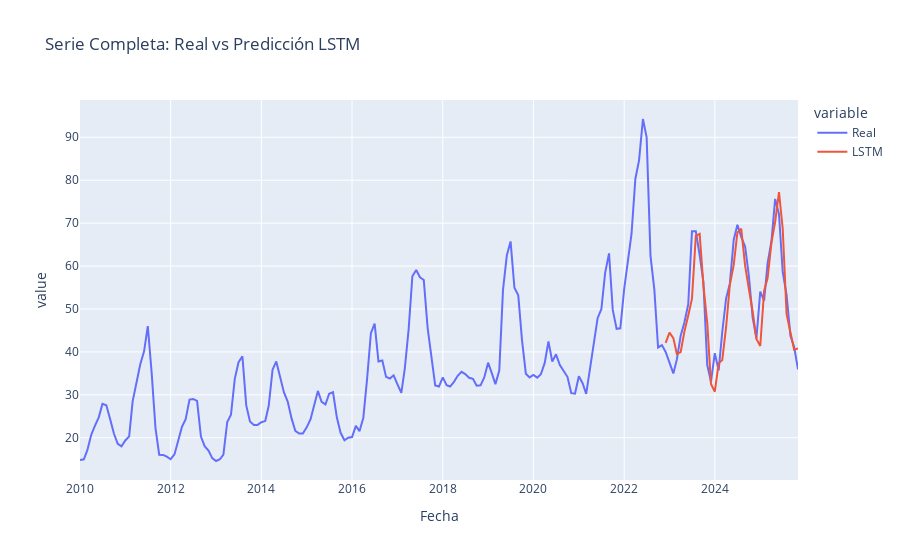

Write notebook code for a chart like this one.
### Code cell
df_plot = pd.DataFrame({
    "Fecha": serie.index,              # TODAS LAS FECHAS
    "Real": serie.values               # TODA LA SERIE REAL
})

# Agregar solo la parte del test con la predicción lstm
df_pred = pd.DataFrame({
    "Fecha": serie.index[-len(pred_lstm):],
    "LSTM": pred_lstm.flatten()
})

# Unir ambos
df_full = df_plot.merge(df_pred, on="Fecha", how="left")

fig = px.line(df_full, x="Fecha", y=["Real", "LSTM"],
              title="Serie Completa: Real vs Predicción LSTM")
fig.show()

### Figure 1 — Plotly figure (JSON) as saved in the notebook; plotly's stock layout.template omitted (floating-point values rounded to 4 significant figures; data arrays with more than 128 entries replaced by an {"elided": "..."} marker saying what was removed)
{"data": [{"hovertemplate": "variable=Real<br>Fecha=%{x}<br>value=%{y}<extra></extra>", "legendgroup": "Real", "line": {"color": "#636efa", "dash": "solid"}, "marker": {"symbol": "circle"}, "mode": "lines", "name": "Real", "orientation": "v", "showlegend": true, "type": "scatter", "x": {"elided": "191 str values"}, "xaxis": "x", "y": {"elided": "191 float values"}, "yaxis": "y"}, {"hovertemplate": "variable=LSTM<br>Fecha=%{x}<br>value=%{y}<extra></extra>", "legendgroup": "LSTM", "line": {"color": "#EF553B", "dash": "solid"}, "marker": {"symbol": "circle"}, "mode": "lines", "name": "LSTM", "orientation": "v", "showlegend": true, "type": "scatter", "x": {"elided": "191 str values"}, "xaxis": "x", "y": {"elided": "191 float values"}, "yaxis": "y"}], "layout": {"legend": {"title": {"text": "variable"}, "tracegroupgap": 0}, "title": {"text": "Serie Completa: Real vs Predicción LSTM"}, "xaxis": {"anchor": "y", "domain": [0, 1], "title": {"text": "Fecha"}}, "yaxis": {"anchor": "x", "domain": [0, 1], "title": {"text": "value"}}}}
